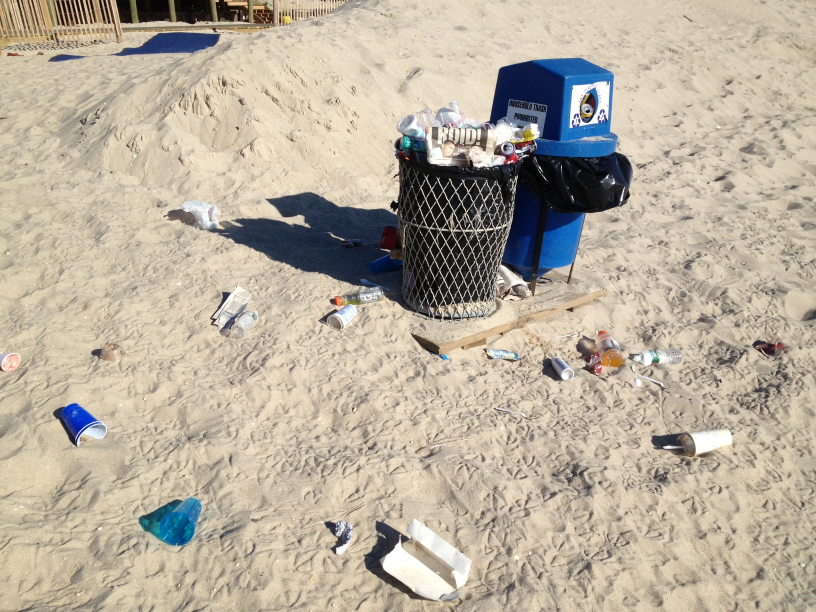
#> input picture images/beach_trash_3.jpg, 1632 x 1224 px (shown at 1/2 size)
$ python histeq.py   (older library calls are emulated)
#> lines starting #> are read from the running program, lines starting #| are printed output that depends on the picture
### imtools.py
from PIL import Image
from numpy import *
from pylab import *

# [5 lines left out: function imresize, not called in this run]

def histeq(im, nbr_bins=256):
    ''' Histogram equalizaation'''

    # Get image histogram
    imhist, bins = histogram(im.flatten(), nbr_bins, normed=True)
    cdf = imhist.cumsum() # cuumulative distribution function
    cdf = 255 * cdf / cdf[-1] # normalize

    # use linear interpolation of cdf to find new pixel values
    im2 = interp(im.flatten(), bins[:-1],cdf)

    return im2.reshape(im.shape), cdf

# [31 lines left out: function pca, not called in this run]

### histeq.py
from PIL import Image
from numpy import *
from pylab import *

import imtools

#im = array(Image.open('images/girl_six.jpg'))
im = array(Image.open('images/beach_trash_3.jpg').convert('L'))
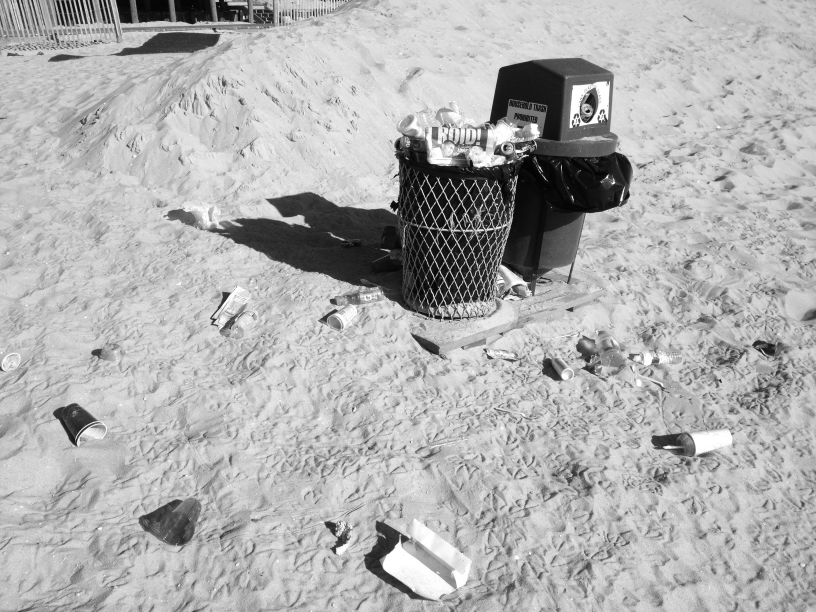
#> im: shape (1224, 1632) (shown at 1/2 size); min 0, max 255, mean 175.7
#hist(im.flatten(),128)
imshow(im)
show()
im2, cdf = imtools.histeq(im)
#> in histeq, `imhist, bins = histogram(im.flatten(), nbr_bins, normed=True)`: imhist = 256 values, max 0.019 at index 206, min 5.53e-06 at index 0, mean 0.00392; bins = 257 values from 0 to 255
#> in histeq, `cdf = imhist.cumsum()`: cdf = 256 values from 5.53e-06 to 1
#> in histeq, `cdf = 255 * cdf / cdf[-1]`: cdf = 256 values from 0.0014 to 255
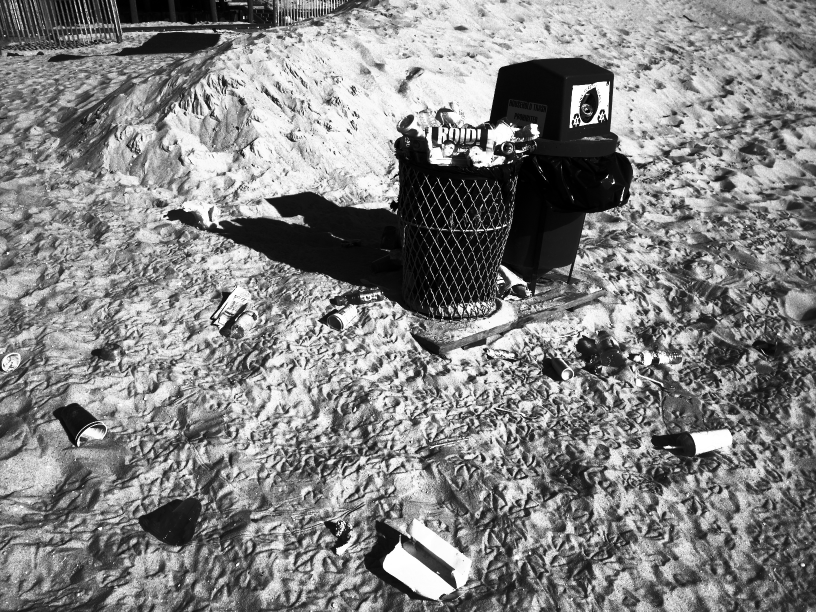
#> im2: shape (1224, 1632) float64 (shown at 1/2 size); min 0.0014, max 255, mean 131
#> cdf = 256 values from 0.0014 to 255
imshow(im2)
#hist(im2.flatten(),128)
show()

$ run again, with images/images (copy)/girl_six.jpg copied over images/beach_trash_3.jpg
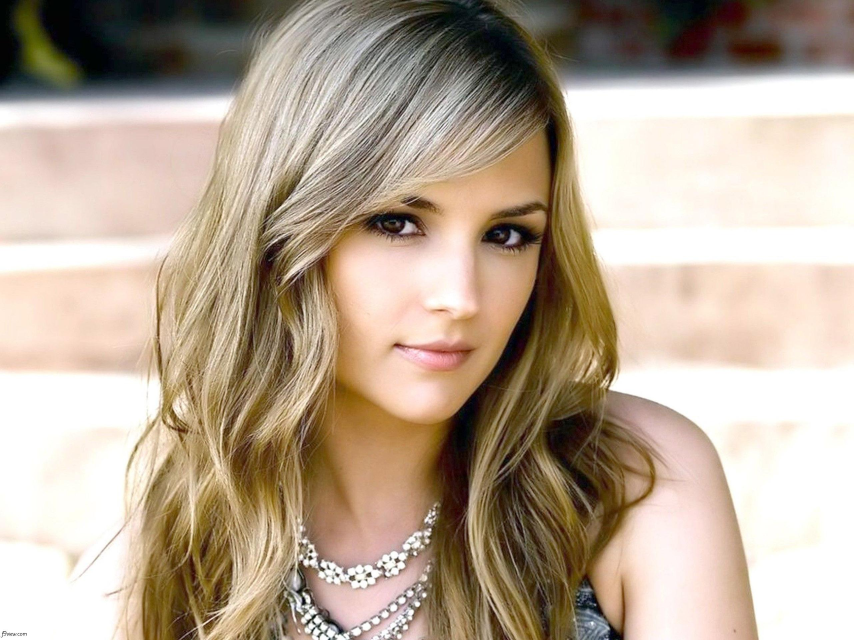
#> input picture images/images (copy)/girl_six.jpg, 2560 x 1920 px (shown at 1/3 size)
#> `im = array(Image.open('images/beach_trash_3.jpg').convert('L'))`:
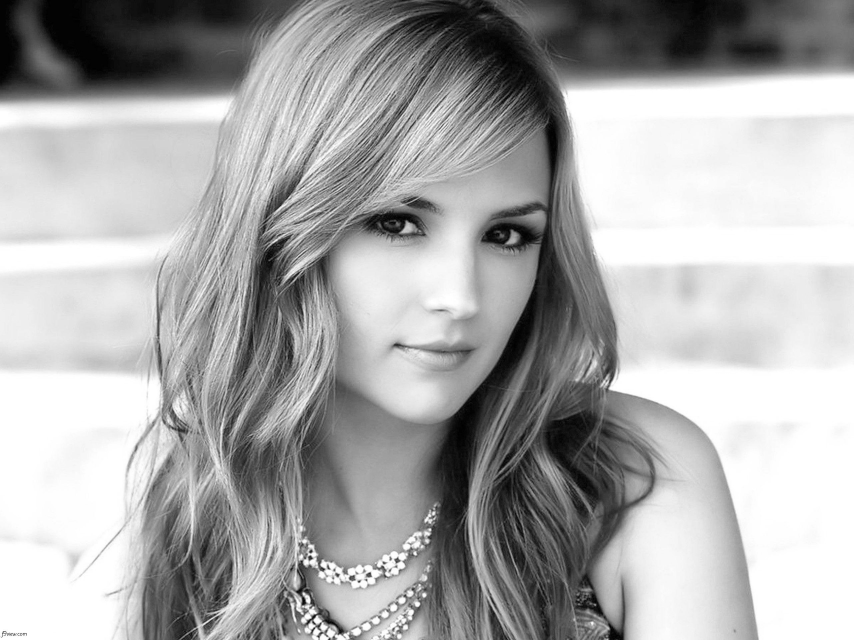
#> im: shape (1920, 2560) (shown at 1/3 size); min 0, max 255, mean 169.6
#> imhist = 256 values, max 0.121 at index 255, min 3.17e-05 at index 0, mean 0.00392; bins = 257 values from 0 to 255
#> in histeq, `cdf = imhist.cumsum()`: cdf = 256 values from 3.17e-05 to 1
#> in histeq, `cdf = 255 * cdf / cdf[-1]`: cdf = 256 values from 0.00804 to 255
#> `im2, cdf = imtools.histeq(im)`:
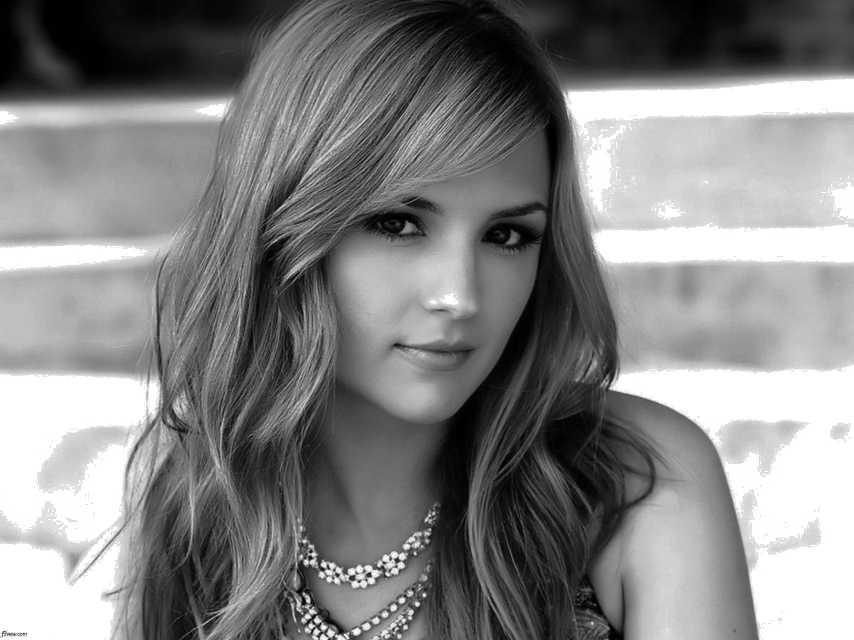
#> im2: shape (1920, 2560) float64 (shown at 1/3 size); min 0.00804, max 255, mean 131.3

$ run again, with images/beach_trash_0.jpg copied over images/beach_trash_3.jpg
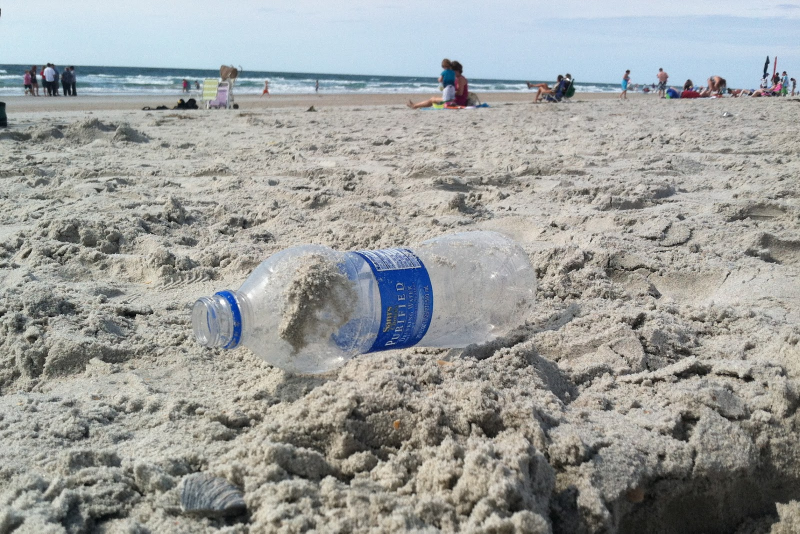
#> input picture images/beach_trash_0.jpg, 1600 x 1067 px (shown at 1/2 size)
#> `im = array(Image.open('images/beach_trash_3.jpg').convert('L'))`:
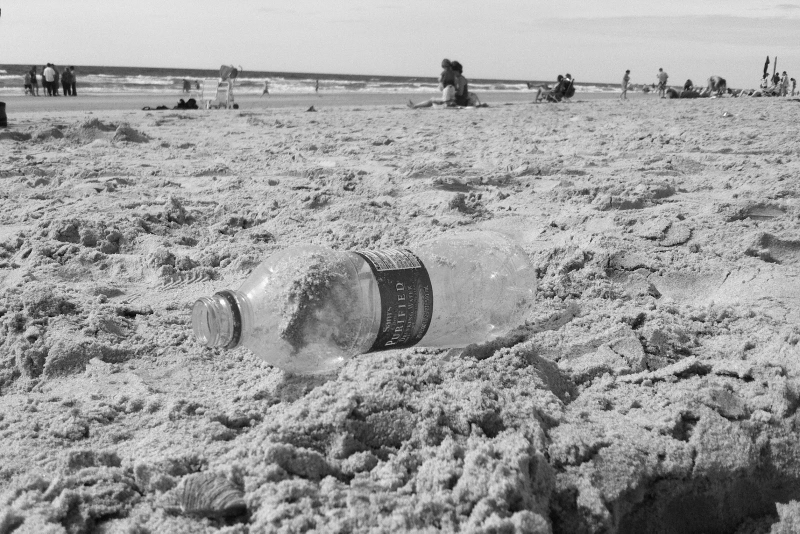
#> im: shape (1067, 1600) (shown at 1/2 size); min 0, max 255, mean 156.9
#> imhist = 256 values, max 0.0102 at index 188, min 1e-05 at index 247, mean 0.00392; bins = 257 values from 0 to 255
#> in histeq, `cdf = imhist.cumsum()`: cdf = 256 values from 1.76e-05 to 1
#> in histeq, `cdf = 255 * cdf / cdf[-1]`: cdf = 256 values from 0.00448 to 255
#> `im2, cdf = imtools.histeq(im)`:
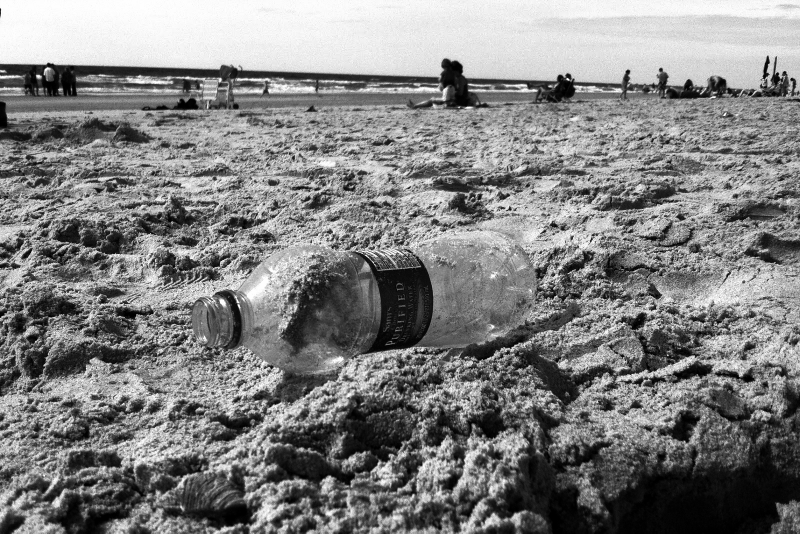
#> im2: shape (1067, 1600) float64 (shown at 1/2 size); min 0.00448, max 255, mean 129.5

$ run again, with images/beach_trash_1.jpg copied over images/beach_trash_3.jpg
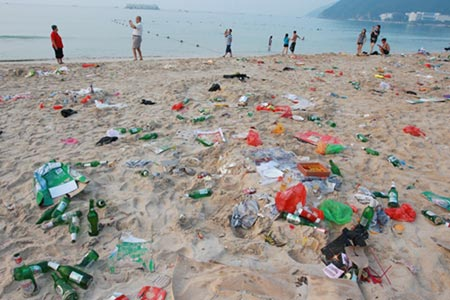
#> input picture images/beach_trash_1.jpg, 450 x 300 px
#> `im = array(Image.open('images/beach_trash_3.jpg').convert('L'))`:
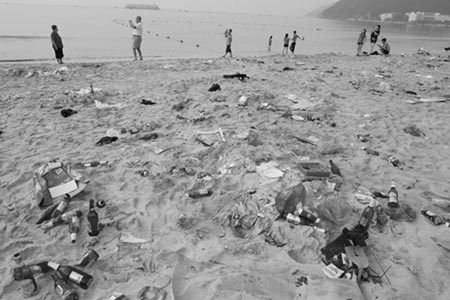
#> im: shape (300, 450); min 0, max 254, mean 151
#> imhist = 256 values, max 0.0164 at index 161, min 0 at index 127, mean 0.00394; bins = 257 values from 0 to 254
#> in histeq, `cdf = imhist.cumsum()`: cdf = 256 values from 2.24e-05 to 1.01
#> in histeq, `cdf = 255 * cdf / cdf[-1]`: cdf = 256 values from 0.00567 to 255
#> `im2, cdf = imtools.histeq(im)`:
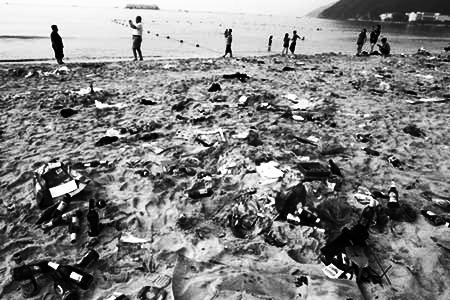
#> im2: shape (300, 450) float64; min 0.00567, max 255, mean 129.5
